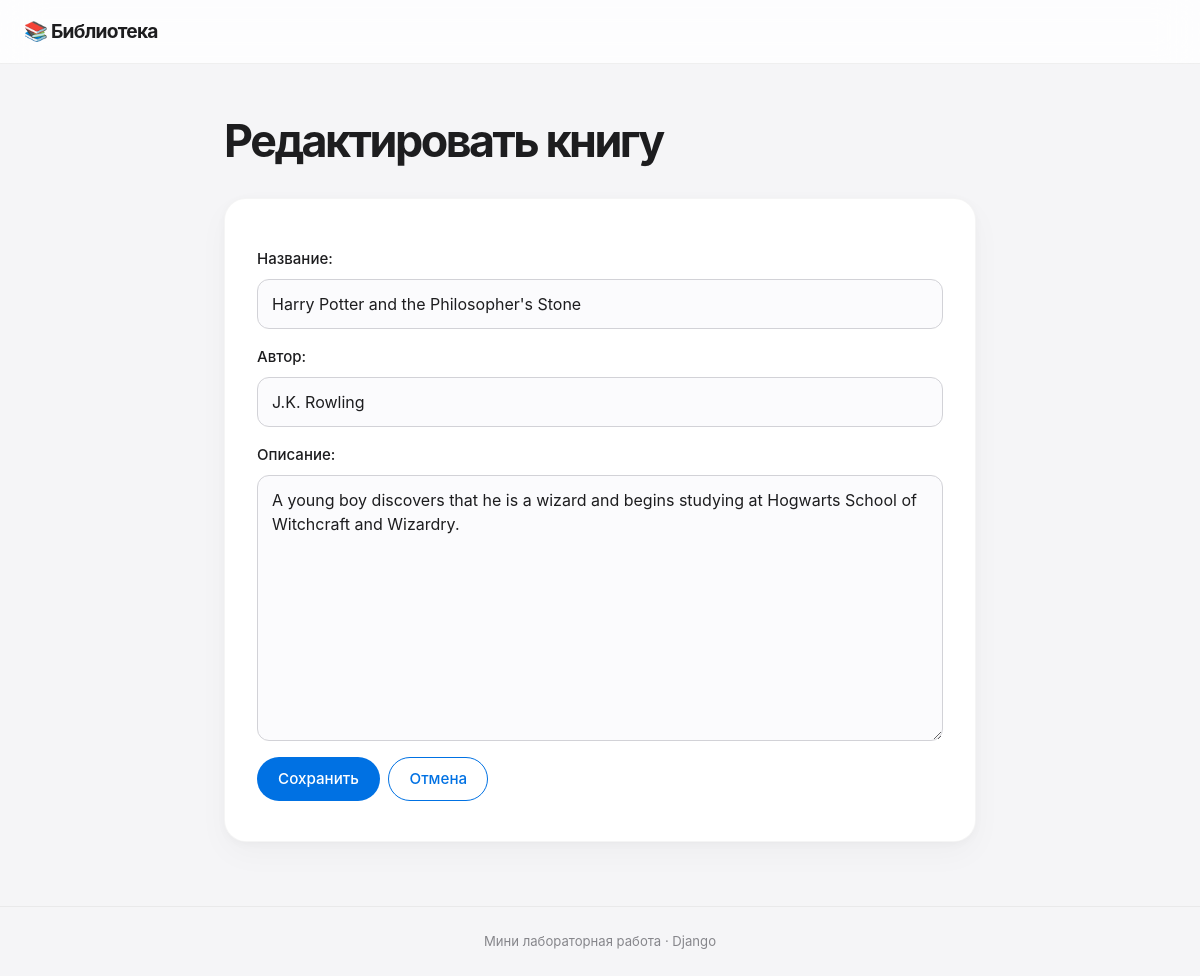
Page /2/edit/ on the committed database.
### books/models.py (models this page shows, shortened)
class Book(models.Model):
    title = models.CharField(max_length=200)
    author = models.CharField(max_length=100)
    description = models.TextField(blank=True)
    created_at = models.DateTimeField(auto_now_add=True)
    likes = models.PositiveIntegerField(default=0)

### books/views.py (the view)
# urls.py: path("<int:pk>/edit/", views.book_update, name="book_update"),
def book_update(request, pk):
    book = get_object_or_404(Book, pk=pk)
    if request.method == "POST":
        form = BookForm(request.POST, instance=book)
        if form.is_valid():
            form.save()
            return redirect("book_list")
    else:
        form = BookForm(instance=book)
    return render(
        request,
        "books/book_form.html",
        {"form": form, "page_title": "Редактировать книгу"},
    )

### books/forms.py
class BookForm(forms.ModelForm):
    class Meta:
        model = Book
        fields = ["title", "author", "description"]
        labels = {
            "title": "Название",
            "author": "Автор",
            "description": "Описание",
        }

### books/templates/books/book_form.html (shortened to what this page needs)
{% extends 'books/base.html' %}
{% block content %}
  <h1>{{ page_title }}</h1>
  <form method="post" class="form-card">
    {{ form.as_p }}
    <button type="submit" class="btn">Сохранить</button>
    <a href="{% url 'book_list' %}" class="btn btn-secondary">Отмена</a>
  </form>
{% endblock %}

### books/static/books/style.css (style rules this page uses)
:root { color-scheme: light; --bg: #f5f5f7; --card: #ffffff; --text: #1d1d1f; --muted: #86868b; --accent: #0071e3; --accent-dark: #0077ed; --border: #d2d2d7; --danger: #ff3b30; --radius: 18px; --radius-sm: 12px; --shadow: 0 2px 8px rgb(0 0 0 / 3%), 0 12px 32px rgb(0 0 0 / 3%); }
* { box-sizing: border-box; }
html { scroll-behavior: smooth; }
body { min-height: 100vh; margin: 0; display: flex; flex-direction: column; background: var(--bg); color: var(--text); font-family: -apple-system, BlinkMacSystemFont, "SF Pro Display", "SF Pro Text", "Segoe UI", sans-serif; font-size: 16px; line-height: 1.6; -webkit-font-smoothing: antialiased; -moz-osx-font-smoothing: grayscale; }
h1 { margin: 0 0 32px; font-size: clamp(2rem, 5vw, 2.8rem); font-weight: 700; line-height: 1.12; letter-spacing: -0.055em; }
.btn { display: inline-flex; align-items: center; justify-content: center; gap: 8px; min-height: 44px; padding: 11px 20px; margin: 0 4px 8px 0; background: var(--accent); color: #fff; border: 1px solid transparent; border-radius: 980px; font: inherit; font-size: 0.95rem; font-weight: 550; line-height: 1.3; text-align: center; text-decoration: none; white-space: nowrap; cursor: pointer; user-select: none; -webkit-tap-highlight-color: transparent; transition: background-color 0.2s ease, color 0.2s ease, border-color 0.2s ease, box-shadow 0.2s ease, transform 0.15s ease; }
.btn-secondary { background: transparent; color: var(--accent); border-color: var(--accent); }
.form-card { padding: 32px; background: var(--card); border: 1px solid rgb(0 0 0 / 4%); border-radius: 22px; box-shadow: var(--shadow); }
.form-card label { display: block; margin-bottom: 8px; color: var(--text); font-size: 0.94rem; font-weight: 550; }
.form-card input[type="text"], .form-card textarea { display: block; width: 100%; min-height: 48px; padding: 12px 14px; background: #fbfbfd; color: var(--text); border: 1px solid var(--border); border-radius: var(--radius-sm); font: inherit; font-size: 1rem; line-height: 1.5; transition: border-color 0.2s ease, box-shadow 0.2s ease, background-color 0.2s ease; }
.form-card textarea { min-height: 150px; resize: vertical; }
.form-card input::placeholder, .form-card textarea::placeholder { color: #a1a1a6; }

### rows in the picture
Book: title "Harry Potter and the Philosopher's Stone", author "J.K. Rowling", description "A young boy discovers that he is a wizard and begins studying at Hogwarts School of Witchcraft and Wizardry."

### other values in the picture
{{ page_title }} "Редактировать книгу"
